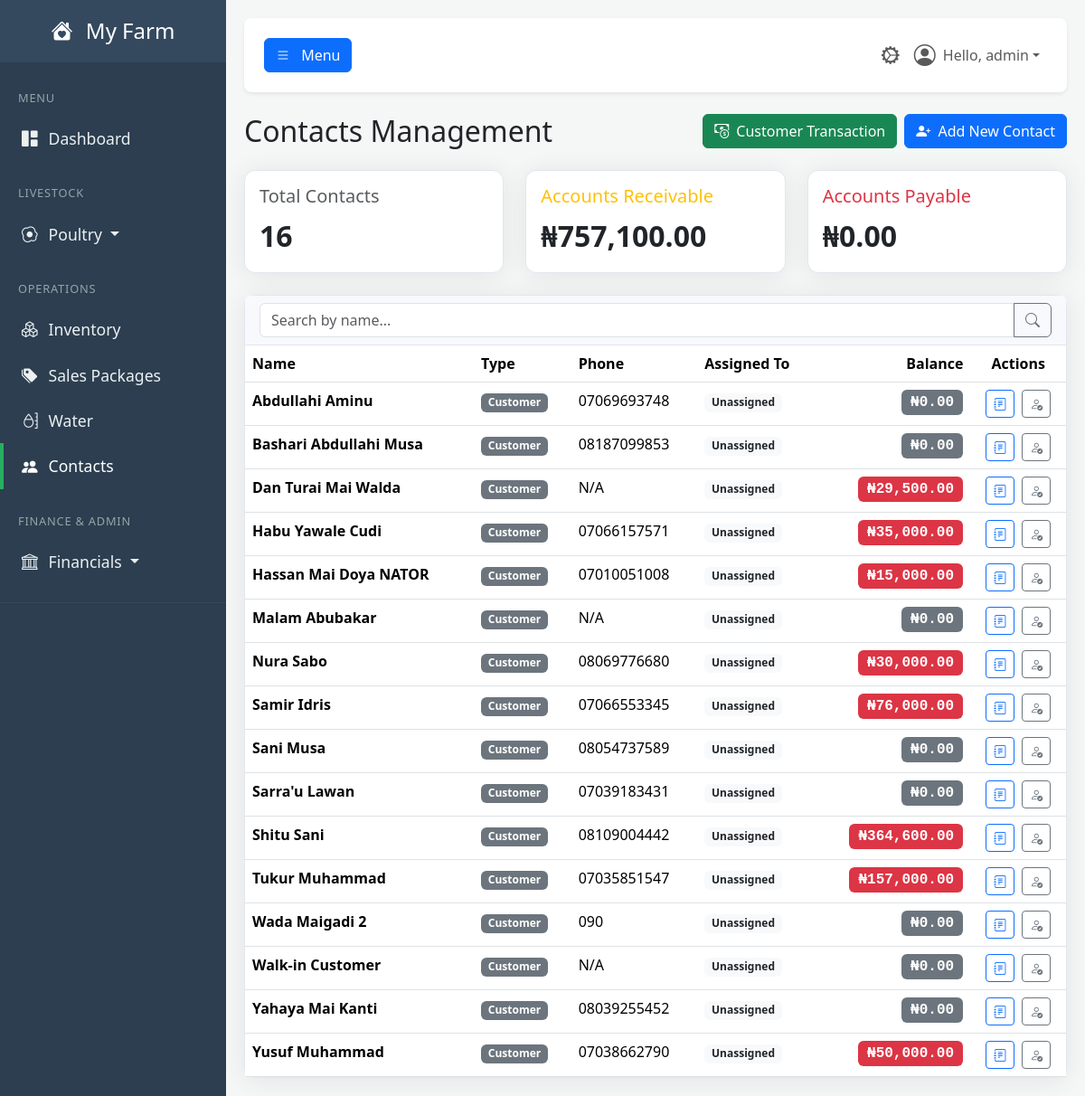
Before: /contacts (signed in) with the older database file.
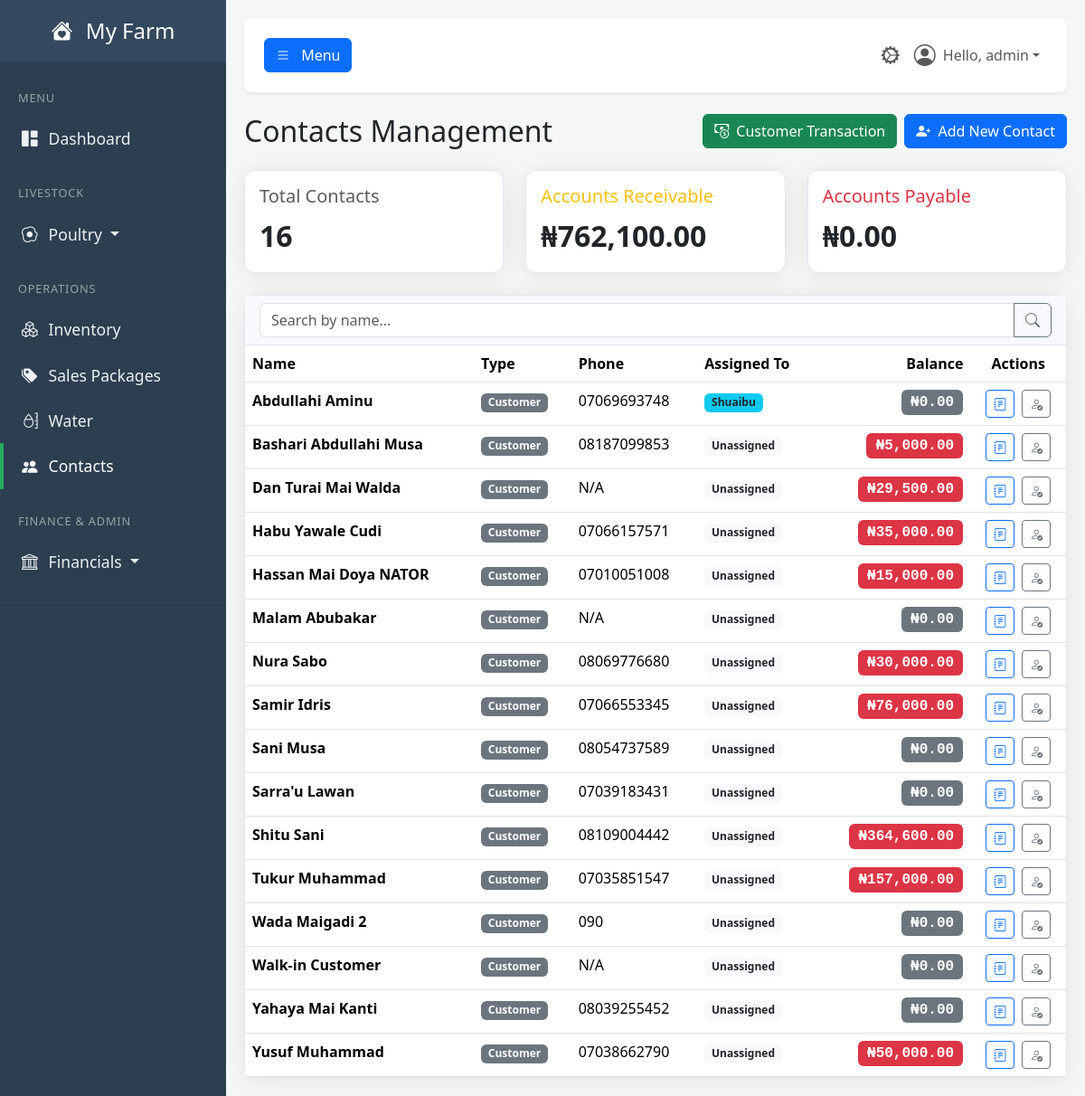
After: the same page with the newer database file.
### tables this page shows
CREATE TABLE contacts (
            id INTEGER PRIMARY KEY,
            name TEXT NOT NULL UNIQUE,
            type TEXT NOT NULL, -- Customer, Supplier, Other
            phone TEXT,
            email TEXT,
            account_id INTEGER, -- Links to a sub-account in Accounts (A/R or A/P)
            created_at TIMESTAMP DEFAULT CURRENT_TIMESTAMP, assigned_user_id INTEGER REFERENCES users(id),
            FOREIGN KEY (account_id) REFERENCES accounts (id) ON DELETE SET NULL
        );

CREATE TABLE users (
            id INTEGER PRIMARY KEY,
            username TEXT NOT NULL UNIQUE,
            email TEXT NOT NULL UNIQUE,
            password_hash TEXT NOT NULL,
            farm_name TEXT NOT NULL,
            role TEXT NOT NULL DEFAULT 'user', -- 'user' or 'admin'
            is_active BOOLEAN NOT NULL DEFAULT 1,f
            created_at TIMESTAMP DEFAULT CURRENT_TIMESTAMP
        , cash_account_id INTEGER REFERENCES accounts(id));

### app.py (the view)
@app.route('/contacts')
@login_required
@permission_required('view_contacts_dashboard')
def contacts_dashboard():
    db = get_db()
    search_query = request.args.get('q', '')
    base_sql = """
        SELECT
            c.id, c.name, c.type, c.phone, c.email, c.assigned_user_id,
            u.username as assigned_username,
            (
                (SELECT COALESCE(SUM(je.amount), 0) FROM journal_entries je WHERE je.debit_account_id = c.account_id)
                -
                (SELECT COALESCE(SUM(je.amount), 0) FROM journal_entries je WHERE je.credit_account_id = c.account_id)
            ) as balance
        FROM contacts c
        LEFT JOIN users u ON c.assigned_user_id = u.id
    """
    params = []
    where_clauses = []
    if search_query:
        where_clauses.append("c.name LIKE ?")
        params.append(f"%{search_query}%")
    if g.user.role != 'admin':
        where_clauses.append("c.assigned_user_id = ?")
        params.append(g.user.id)
    if where_clauses:
        base_sql += " WHERE " + " AND ".join(where_clauses)
    base_sql += " ORDER BY c.name ASC"
    contacts_list = db.execute(base_sql, params).fetchall()
    assignable_users = []
    if g.user.role == 'admin':
        assignable_users = db.execute(
            "SELECT id, username FROM users WHERE role = 'user' ORDER BY username"
        ).fetchall()
    accounts_receivable = 0
    accounts_payable = 0
    for contact in contacts_list:
        if contact['type'] == 'Customer' and contact['balance'] > 0:
            accounts_receivable += contact['balance']
        elif contact['type'] == 'Supplier' and contact['balance'] < 0:
            accounts_payable += -contact['balance']
    stats = {
        'total_contacts': len(contacts_list),
        'accounts_receivable': accounts_receivable,
        'accounts_payable': accounts_payable
    }
    return render_template(
        'contacts.html',
        user=g.user,
        stats=stats,
        contacts_list=contacts_list,
        assignable_users=assignable_users
    )

### app.py (called while the page is built)
def get_db():
    if 'db' not in g:
        g.db = sqlite3.connect(DATABASE)
        g.db.row_factory = sqlite3.Row
    return g.db

def login_required(f):
    @wraps(f)
    def decorated_function(*args, **kwargs):
        if 'user_id' not in session:
            flash('Please log in to access this page.', 'warning')
            return redirect(url_for('login'))
        g.user = User.get_by_id(session['user_id'])
        if not g.user:
            session.clear()
            return redirect(url_for('login'))
        return f(*args, **kwargs)
    return decorated_function

def permission_required(permission_name):
    def decorator(f):
        @wraps(f)
        def decorated_function(*args, **kwargs):
            if not hasattr(g, 'user') or not g.user.has_permission(permission_name):
                flash('You do not have the required permission.', 'danger')
                return redirect(url_for('dashboard'))
            return f(*args, **kwargs)
        return decorated_function
    return decorator

### templates/contacts.html (shortened to what the changed rows need)
{% extends "base.html" %}
{% block content %}
<div class="container-fluid px-0">
<div class="d-flex justify-content-between align-items-center mb-4">
    <h2 class="mb-0">Contacts Management</h2>
</div>
    <div class="row g-4 mb-4">
        <div class="col-md-4">
            <div class="card shadow-sm h-100">
                <div class="card-body">
                    <h5 class="card-title text-warning">Accounts Receivable</h5>
                    <p class="card-text fs-2 fw-bold">₦{{ '{:,.2f}'.format(stats.accounts_receivable) }}</p>
                </div>
            </div>
        </div>
    </div>
    <div class="card shadow-sm">
        <div class="table-responsive">
            <table class="table table-hover mb-0">
                <thead>
                    <tr>
                        <th>Name</th>
                        <th>Type</th>
                        <th>Phone</th>
                        <th>Assigned To</th>
                        <th class="text-end">Balance</th>
                        <th class="text-center">Actions</th>
                    </tr>
                </thead>
                <tbody>
                    {% for contact in contacts_list %}
                    <tr>
                        <td><strong>{{ contact.name }}</strong></td>
                        <td><span class="badge bg-secondary">{{ contact.type }}</span></td>
                        <td>{{ contact.phone or 'N/A' }}</td>
                        <td>
                            {% if contact.assigned_username %}
                                <span class="badge bg-info text-dark">{{ contact.assigned_username }}</span>
                            {% else %}
                                <span class="badge bg-light text-dark">Unassigned</span>
                            {% endif %}
                        </td>
                        <td class="text-end font-monospace">
                            <span class="badge fs-6 {{ 'bg-danger' if contact.balance > 0 else 'bg-success' if contact.balance < 0 else 'bg-secondary' }}">
                                ₦{{ '{:,.2f}'.format(contact.balance) }}
                            </span>
                        </td>
                        <td class="text-center">
                            <a href="{{ url_for('contact_ledger', contact_id=contact.id) }}" class="btn btn-sm btn-outline-primary" title="View Ledger">
                                <i class="bi bi-journal-text"></i>
                            </a>
                            {% if g.user.role == 'admin' %}
                            <button type="button" class="btn btn-sm btn-outline-secondary ms-1 assign-btn"
                                    data-bs-toggle="modal"
                                    data-bs-target="#assignUserModal"
                                    data-contact-id="{{ contact.id }}"
                                    data-contact-name="{{ contact.name }}"
                                    data-assigned-user-id="{{ contact.assigned_user_id or '' }}"
                                    title="Assign User">
                                <i class="bi bi-person-check"></i>
                            </button>
                            {% endif %}
                        </td>
                    </tr>
                    {% else %}
                    <tr>
                        <td colspan="6" class="text-center p-4 text-muted">No contacts found.</td>
                    </tr>
                    {% endfor %}
                </tbody>
            </table>
        </div>
    </div>
</div>
{% endblock %}

Changed rows visible on the page:
changed contacts "Abdullahi Aminu": assigned_username (not shown) → "Shuaibu"; no longer shows "Unassigned"
computed for contacts "Bashari Abdullahi Musa": balance "0.00" → "5,000.00"
Other visible differences:
{{ '{:,.2f}'.format(stats.accounts_receivable) }}: "757,100.00" → "762,100.00"
